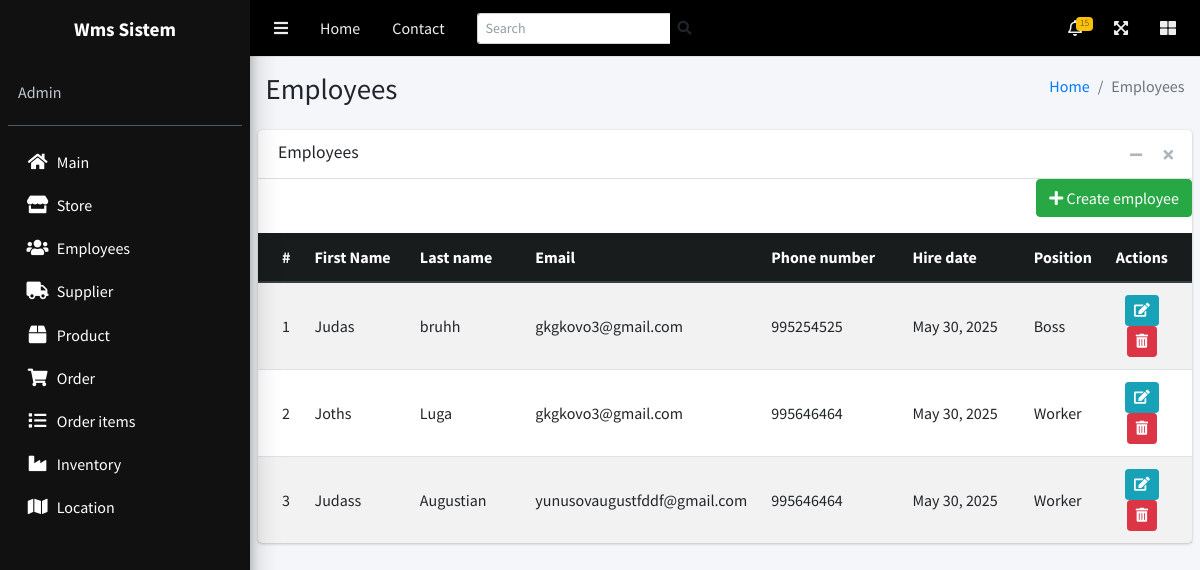
The app's page /store/employees/ with its own data.
### store/models.py (models this page shows, shortened)
class Employees(models.Model):
    EM_CHOICES = [
        ('Boss', 'Boss'),
        ('Worker', 'Worker'),
        ('Guard', 'Guard'),
    ]
    first_name = models.CharField(max_length=50)
    last_name = models.CharField(max_length=50)
    email = models.CharField(max_length=50)
    phone_number = models.CharField(max_length=100)
    hire_date = models.DateField()
    position = models.CharField(max_length=50, choices=EM_CHOICES)

### store/views.py (the view)
# urls.py: path('employees/', employees, name='employees'),
def employees(request):
    employee = Employees.objects.all()
    ctx = {
        'employees': employee
    }
    return render(request, 'employee.html', ctx)

### templates/employee.html (shortened to what this page needs)
{% extends 'base.html' %}
    {% block content %}
        <div class="content-wrapper">
            <section class="content-header">
                <div class="container-fluid">
                    <div class="row mb-2">
                        <div class="col-sm-6">
                            <h1>Employees</h1>
                        </div>
                        <div class="col-sm-6">
                            <ol class="breadcrumb float-sm-right">
                                <li class="breadcrumb-item"><a href="#">Home</a></li>
                                <li class="breadcrumb-item active">Employees</li>
                            </ol>
                        </div>
                    </div>
                </div>
            </section>
            <section class="content">
                <div class="card">
                    <div class="card-header">
                        <h3 class="card-title">Employees</h3>
                        <div class="card-tools">
                            <button type="button" class="btn btn-tool" data-card-widget="collapse" title="Collapse">
                                <i class="fas fa-minus"></i>
                            </button>
                            <button type="button" class="btn btn-tool" data-card-widget="remove" title="Remove">
                                <i class="fas fa-times"></i>
                            </button>
                        </div>
                    </div>
                    <div class="card-body p-0">
                        <div class="mb-3 d-flex justify-content-end">
                            <a href="{% url 'create_employee' %}" class="btn btn-success">
                                <i class="fas fa-plus"></i> Create employee
                            </a>
                        </div>
                        <table class="table table-striped projects">
                            <thead class="thead-dark">
                            <tr>
                                <th style="width: 3%; background: #191c1c">#</th>
                                <th style="width: 15%; background: #191c1c">First Name</th>
                                <th style="width: 15%; background: #191c1c">Last name</th>
                                <th style="width: 20%; background: #191c1c">Email</th>
                                <th style="width: 20%; background: #191c1c">Phone number</th>
                                <th style="width: 20%; background: #191c1c">Hire date</th>
                                <th style="width: 20%; background: #191c1c">Position</th>
                                <th style="width: 10%; background: #191c1c" class="text-center">Actions</th>
                            </tr>
                            </thead>
                            <tbody>
                            {% for employee in employees %}
                                <tr>
                                    <td>{{ employee.id }}</td>
                                    <td>{{ employee.first_name }}</td>
                                    <td>{{ employee.last_name }}</td>
                                    <td>{{ employee.email }}</td>
                                    <td>{{ employee.phone_number }}</td>
                                    <td>{{ employee.hire_date }}</td>
                                    <td>{{ employee.position }}</td>
                                    <td class="text-center">
                                        <a href="{% url 'update_employee' employee.id %}"
                                           class="btn btn-sm btn-info">
                                            <i class="fas fa-edit"></i>
                                        </a>
                                        <a href="{% url 'delete_employee' employee.id %}" class="btn btn-sm btn-danger"
                                           data-bs-toggle="modal">
                                            <i class="fas fa-trash-alt"></i>
                                        </a>
                                    </td>
                                </tr>
                            {% endfor %}
                            </tbody>
                        </table>
                    </div>
                </div>
            </section>
        </div>
    {% endblock %}

### records on screen
Employees: id "1", first_name "Judas", last_name "bruhh", email "gkgkovo3@gmail.com", phone_number "995254525", hire_date "May 30, 2025", position "Boss"
Employees: id "2", first_name "Joths", last_name "Luga", email "gkgkovo3@gmail.com", phone_number "995646464", hire_date "May 30, 2025", position "Worker"
Employees: id "3", first_name "Judass", last_name "Augustian", email "yunusovaugustfddf@gmail.com", phone_number "995646464", hire_date "May 30, 2025", position "Worker"
